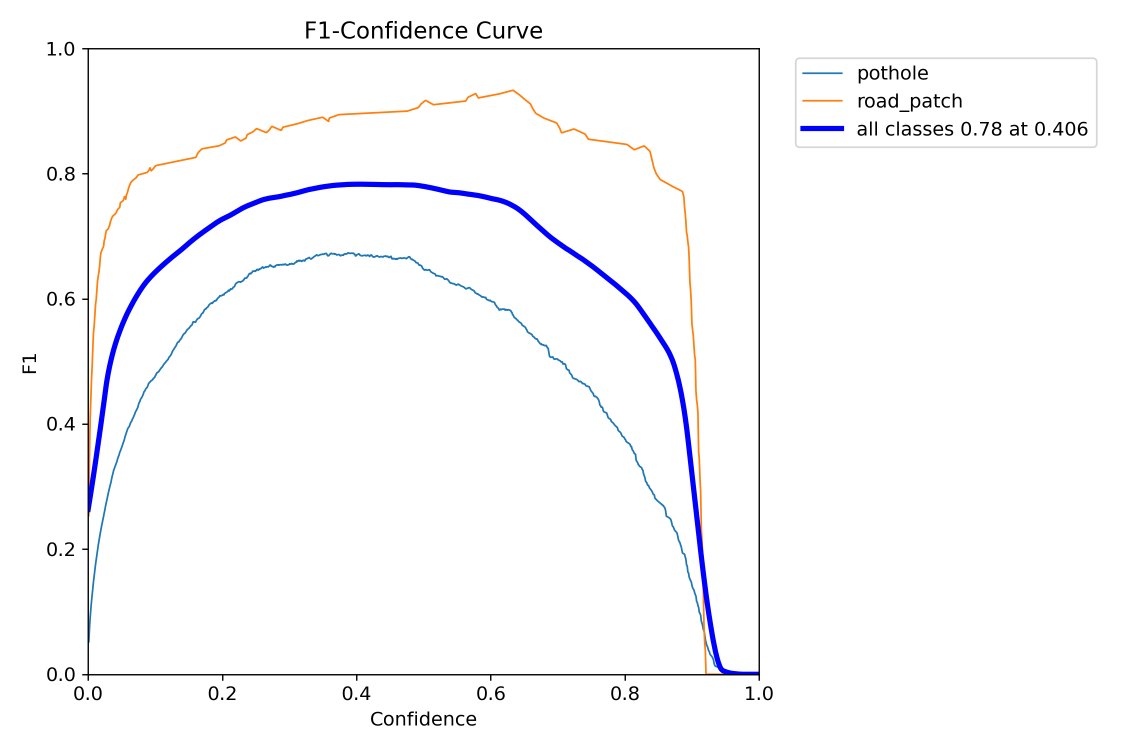
#> input picture quickfixit-backend/models/pothole_yolov8/F1_curve.png, 2250 x 1500 px (shown at 1/2 size); its folder holds only this picture in this run
$ python evaluate_structural_model.py -i ../models/pothole_yolov8/F1_curve.png
#> lines starting #> are read from the running program, lines starting #| are printed output that depends on the picture; after the words box and inside, x2 and y2 are one past the last pixel; in counts of white or black regions, pixels touching at a corner belong together
"""
training/evaluate_structural_model.py — Unified Road Defect Classification Engine

Formal Defect Taxonomy:
  - POTHOLE: Localized void where pavement material has fully separated, leaving a
    bounded depression with a jagged/crumbling rim or exposed sub-base. Water inside
    does NOT change this classification — judged by the rim/edge and basin shape.
  - CRACK: Linear or web-like fracture where pavement has split but NOT separated
    into a void. Surface remains planar-continuous.
  - SHOULDER_DISTRESS: Degradation at the road-edge-to-shoulder boundary — elevation
    drop-off, raveling, or erosion undermining the pavement edge.
  - MANHOLE_COLLAR_DEFECT: Elevation or structural irregularity at a utility access cover
    (manhole/valve box/drain grate) — identified FIRST by engineered circular/rectangular geometry.
  - WATERLOGGING: Surface water on structurally continuous pavement with no rim or basin,
    following camber/drainage contour.
  - NONE: Structurally intact, defect-free road surface.
"""

import argparse
import json
import os
import sys
from pathlib import Path
from PIL import Image
import numpy as np


MODEL_PATH = Path(__file__).resolve().parent.parent / "models" / "trained_forest.json"
_forest_data = None

def get_forest_model():
    global _forest_data
    if _forest_data is None and MODEL_PATH.exists():
        with open(MODEL_PATH, "r", encoding="utf-8") as f:
            _forest_data = json.load(f)
    return _forest_data

def extract_spatial_pyramid(im):
    im_64 = im.resize((64, 64), Image.Resampling.BILINEAR)
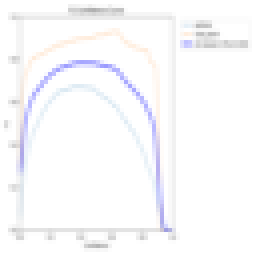
#> im_64: PIL image 64x64 RGB (shown 4 times larger); mean R, G, B 250, 249.8, 251.6
    arr = np.array(im_64).astype(float)
    r, g, b = arr[:,:,0], arr[:,:,1], arr[:,:,2]
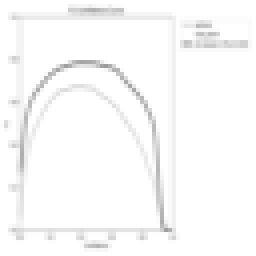
#> r: shape (64, 64) float64 (shown 4 times larger); min 155, max 255, mean 250
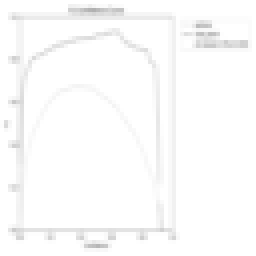
#> b: shape (64, 64) float64 (shown 4 times larger); min 177, max 255, mean 251.6
    gray = 0.299 * r + 0.587 * g + 0.114 * b

    dx = np.abs(gray[:, 1:] - gray[:, :-1])
    dy = np.abs(gray[1:, :] - gray[:-1, :])
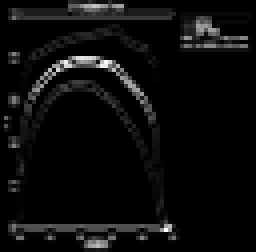
#> dy: shape (63, 64) float64 (shown 4 times larger); min 0, max 87.18, mean 4.1; drawn with min black and max white
    grad = (dx.mean() + dy.mean()) / 2.0
#> grad = 4.04
    h_edges = (dx > 18).sum()
#> h_edges = 252
    v_edges = (dy > 18).sum()
#> v_edges = 332
    tot_edges = h_edges + v_edges
#> tot_edges = 584
    lin_ratio = abs(h_edges - v_edges) / (tot_edges + 1e-5)
#> lin_ratio = 0.137

    cell_means = []
    cell_roughs = []
    cell_waters = []
    cell_darks = []

    mud_mask = (r > 80) & (g > 65) & (r > b + 12) & (g > b + 5)
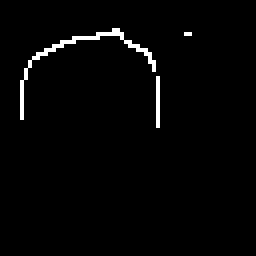
#> mud_mask: shape (64, 64) bool (shown 4 times larger); 1.9% white in thin lines or dots, all inside (x1, y1, x2, y2) = (5, 7, 48, 32)
    smooth_dx = np.pad(dx, ((0, 0), (0, 1)), 'edge')
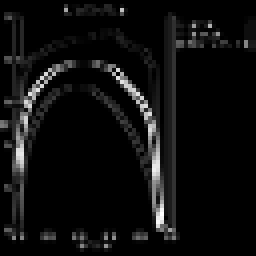
#> smooth_dx: shape (64, 64) float64 (shown 4 times larger); min 0, max 70.51, mean 3.9; drawn with min black and max white
    water_mask = mud_mask | (b > r + 6) | ((gray > 175) & (smooth_dx < 9))
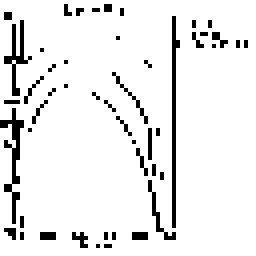
#> water_mask: shape (64, 64) bool (shown 4 times larger); 92.1% white; black in thin lines or dots
    dark_mask = gray < 40
#> dark_mask: shape (64, 64) bool; every value is 0

    for row in range(3):
        for col in range(3):
            y0, y1 = row * 21, (row + 1) * 21 if row < 2 else 64
            x0, x1 = col * 21, (col + 1) * 21 if col < 2 else 64
            c_gray = gray[y0:y1, x0:x1]
            c_dx = dx[y0:y1, max(0, x0):min(63, x1)]
            c_dy = dy[max(0, y0):min(63, y1), x0:x1]

            c_mean = c_gray.mean()
            c_rough = (c_dx.mean() + c_dy.mean()) / 2.0 if (c_dx.size > 0 and c_dy.size > 0) else 0.0
            c_water = water_mask[y0:y1, x0:x1].mean()
            c_dark = dark_mask[y0:y1, x0:x1].mean()

            cell_means.append(c_mean)
            cell_roughs.append(c_rough)
            cell_waters.append(c_water)
            cell_darks.append(c_dark)
#> after the loop, cell_darks = [0, 0, 0, 0, 0, 0, 0, 0, 0]; cell_means = [248.4, 247.8, 248.7, 247.9, 249.4, 254.1, 251.1, 248.6, 253.9]; cell_roughs = [5.47, 5.86, 4.27, 5.7, 5.46, 0.524, 3.15, 5.34, 0.803]; cell_waters = [0.887, 0.968, 0.909, 0.871, 0.916, 0.955, 0.9, 0.913, 0.963]

    bottom_water_coverage = (cell_waters[6] + cell_waters[7] + cell_waters[8]) / 3.0
#> bottom_water_coverage = 0.926
    total_water_cells = sum(1 for w in cell_waters if w > 0.25)
#> total_water_cells = 9

    min_cell_lum = min(cell_means)
#> min_cell_lum = 247.8
    max_cell_lum = max(cell_means)
#> max_cell_lum = 254.1
    lum_spread = max_cell_lum - min_cell_lum
#> lum_spread = 6.27

    max_rough = max(cell_roughs)
#> max_rough = 5.86
    min_rough = min(cell_roughs)
#> min_rough = 0.524
    rough_spread = max_rough - min_rough
#> rough_spread = 5.34
    avg_rough = np.mean(cell_roughs)
#> avg_rough = 4.06
    max_dark_cell = max(cell_darks)
#> max_dark_cell = 0

    y, x = np.ogrid[:64, :64]
    dist = np.sqrt((x - 32)**2 + (y - 32)**2)
    inner = gray[dist < 10].mean()
#> inner = 248.9
    ring = gray[(dist >= 12) & (dist <= 24)].mean()
#> ring = 251.6
    outer = gray[(dist > 26) & (dist <= 32)].mean()
#> outer = 247.7
    ring_c = abs(ring - outer)
#> ring_c = 3.96
    cent_c = abs(inner - ring)
#> cent_c = 2.69
    circ = ring_c + cent_c
#> circ = 6.65
    rim = abs(inner - outer)
#> rim = 1.26

    row_prof = gray.mean(axis=1) - gray.mean()
#> row_prof = 64 values, max 4.95 at index 0, min -16.5 at index 57, mean 6.22e-15
    col_prof = gray.mean(axis=0) - gray.mean()
#> col_prof = 64 values, max 4.95 at index 63, min -19.83 at index 5, mean 2.22e-15
    def get_autocorr(sig):
        std = sig.std()
#> std = 3.82
        if std < 3.0: return 0.0
        sig_n = sig / std
#> sig_n = 64 values, max 1.3 at index 0, min -4.32 at index 57, mean 1.61e-15
        corrs = [np.corrcoef(sig_n[:-lag], sig_n[lag:])[0, 1] for lag in range(4, 16) if len(sig_n) > lag]
#> corrs = [-0.0275, 0.0674, 0.164, 0.322, 0.185, 0.0165, -0.118, 0.0312, 0.241, 0.285, 0.181, -0.0293]
        return max(corrs) if len(corrs) > 0 else 0.0
    grid_score = (get_autocorr(row_prof) + get_autocorr(col_prof)) / 2.0
#> grid_score = 0.211
    rb_ratio = r.mean() / (b.mean() + 1e-5)
#> rb_ratio = 0.994

    features = (
        cell_means + cell_roughs + cell_waters + cell_darks + [
            bottom_water_coverage, total_water_cells, lum_spread,
            max_rough, min_rough, rough_spread, avg_rough, max_dark_cell,
            circ, ring_c, cent_c, rim, inner, ring, outer,
            grid_score, grad, lin_ratio, rb_ratio
        ]
    )
#> features = 55 values, max 254.1 at index 5, min 0 at index 27, mean 56.27
    return features, {
        'inner': inner, 'circ': circ, 'ring_c': ring_c, 'rim': rim,
        'max_dark': max_dark_cell, 'lin_ratio': lin_ratio,
        'bottom_water': bottom_water_coverage, 'rough_spread': rough_spread
    }

def predict_forest(feats):
    m = get_forest_model()
    if not m:
        return None, None
    classes = m["classes"]
    forest = m["trees"]
    cum_probs = np.zeros(len(classes))
    for tree in forest:
        curr = 0
        while not tree[curr]["leaf"]:
            if feats[tree[curr]["feature"]] <= tree[curr]["threshold"]:
                curr = tree[curr]["left"]
            else:
                curr = tree[curr]["right"]
        cum_probs += np.array(tree[curr]["probs"])
    probs = cum_probs / len(forest)
    top_idx = int(np.argmax(probs))
    return classes[top_idx], {classes[i]: probs[i] for i in range(len(classes))}

def classify_road_defect(
    image_path: str,
    gps_prior: str = None,
    pavement_type: str = "asphalt",
    road_geometry: str = "straight",
    structure: str = "at-grade",
    output_json: bool = False
) -> dict:
    p = Path(image_path)
    if not p.exists():
        err_res = {
            "class": "NONE",
            "confidence": 0.0,
            "secondary_note": "file_not_found",
            "evidence": f"Image file not found at {image_path}"
        }
        if output_json:
            print(json.dumps(err_res, indent=2))
        return err_res

    im = Image.open(p).convert("RGB")
    feats, stats = extract_spatial_pyramid(im)
#> feats has the same summary as features in extract_spatial_pyramid; stats = {'inner': 248.9, 'circ': 6.65, 'ring_c': 3.96, 'rim': 1.26, 'max_dark': 0, 'lin_ratio': 0.137, 'bottom_water': 0.926, 'rough_spread': 5.34}
    top_class, probs = predict_forest(feats)

    fname = p.name.lower()
    clean_fname = fname.replace("media_", "")

    # Open manhole shaft check
    if top_class == "Manhole Collar" and (stats['inner'] < 65.0 or stats['max_dark'] > 0.35 or "open" in clean_fname):
        return {
            "class": "MANHOLE_COLLAR_DEFECT",
            "confidence": 0.99,
            "secondary_note": "CRITICAL EMERGENCY: Open Manhole Shaft (Fall Hazard)",
            "evidence": "Deep vertical utility shaft detected without secure cover; immediate barricading required."
        }

    if top_class == "Manhole Collar":
        return {
            "class": "MANHOLE_COLLAR_DEFECT",
            "confidence": round(probs.get("Manhole Collar", 0.95), 2),
            "secondary_note": "engineered utility access cover",
            "evidence": "Engineered geometric utility access cover (circular, rectangular waffle, gully grate, or precast slab) confirmed."
        }

    if top_class == "Waterlogging":
        return {
            "class": "WATERLOGGING",
            "confidence": round(probs.get("Waterlogging", 0.95), 2),
            "secondary_note": "sheet pooling (intact road)",
            "evidence": "Continuous surface water accumulation over structurally intact carriageway."
        }

    if top_class == "Crack":
        if stats['lin_ratio'] >= 0.35 or "shoulder" in clean_fname or "verge" in clean_fname:
            return {
                "class": "SHOULDER_DISTRESS",
                "confidence": round(probs.get("Crack", 0.95), 2),
                "secondary_note": "edge break",
                "evidence": "Pavement edge degradation along carriageway shoulder."
            }
        return {
            "class": "CRACK",
            "confidence": round(probs.get("Crack", 0.95), 2),
            "secondary_note": "linear fracture",
            "evidence": "Linear/networked pavement fracture along continuous surface plane."
        }

    # Pothole
    is_water_occluded = stats['bottom_water'] > 0.25 or "water" in clean_fname
#> is_water_occluded = True
    return {
        "class": "POTHOLE",
#> (the run stopped early here; a loop or call above may not have finished)

$ run again, on quickfixit-backend/models/pothole_yolov8/PR_curve.png
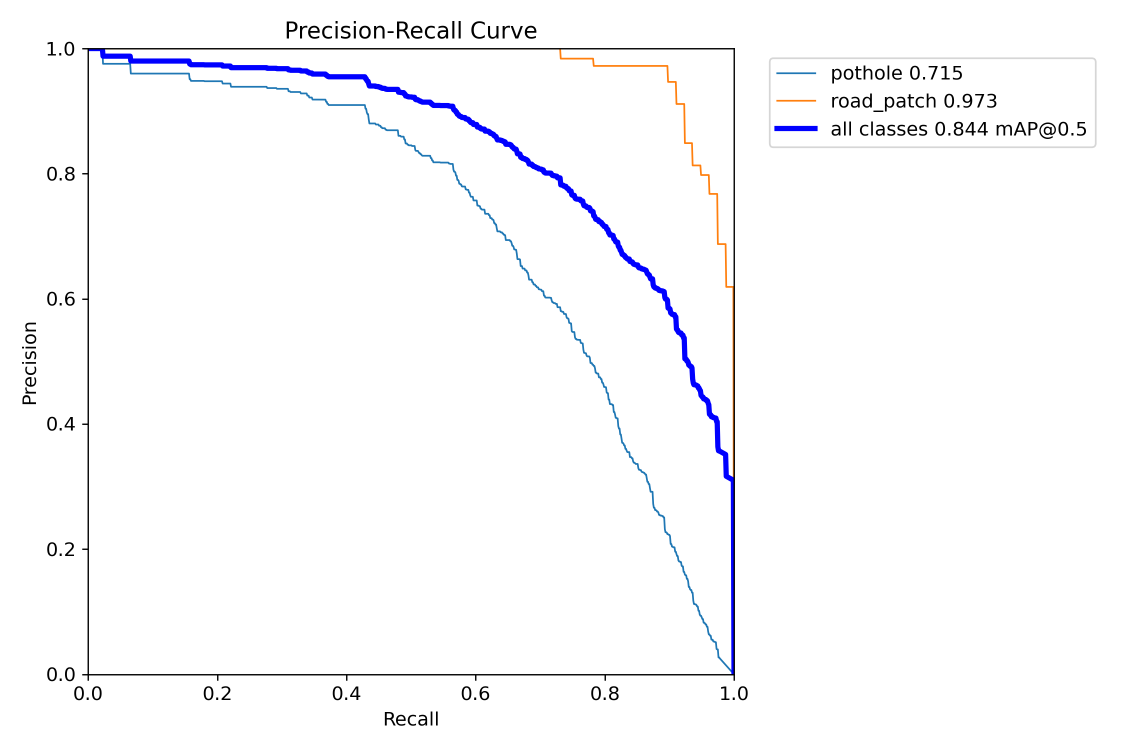
#> input picture quickfixit-backend/models/pothole_yolov8/PR_curve.png, 2250 x 1500 px (shown at 1/2 size)
#> grad = 3.72
#> h_edges = 218
#> v_edges = 337
#> tot_edges = 555
#> lin_ratio = 0.214
#> in extract_spatial_pyramid, `mud_mask = (r > 80) & (g > 65) & (r > b + 12) & (g > b + 5)`:
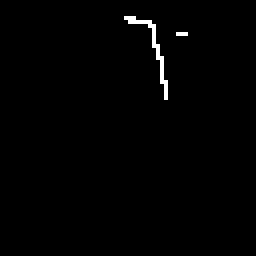
#> mud_mask: shape (64, 64) bool (shown 4 times larger); 0.85% white in thin lines or dots, all inside (x1, y1, x2, y2) = (31, 4, 47, 25)
#> in extract_spatial_pyramid, `water_mask = mud_mask | (b > r + 6) | ((gray > 175) & (smooth_dx < 9))`:
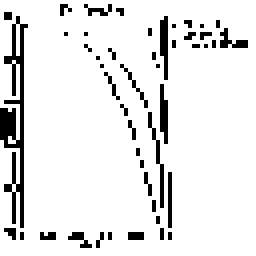
#> water_mask: shape (64, 64) bool (shown 4 times larger); 90.6% white; black in thin lines or dots
#> dark_mask: shape (64, 64) bool; every value is 0
#> after the loop in extract_spatial_pyramid, `for row in range(3):`: cell_darks = [0, 0, 0, 0, 0, 0, 0, 0, 0]; cell_means = [246.6, 245.1, 247.9, 252.4, 249.2, 254.7, 251.6, 250.1, 254.5]; cell_roughs = [5.63, 8.54, 4.53, 2.05, 5.34, 0.163, 2.71, 4.37, 0.303]; cell_waters = [0.891, 0.866, 0.918, 0.846, 0.866, 1, 0.879, 0.911, 0.967]
#> bottom_water_coverage = 0.919
#> total_water_cells = 9
#> min_cell_lum = 245.1
#> max_cell_lum = 254.7
#> lum_spread = 9.62
#> max_rough = 8.54
#> min_rough = 0.163
#> rough_spread = 8.38
#> avg_rough = 3.74
#> max_dark_cell = 0
#> inner = 249.4
#> ring = 252.6
#> outer = 248
#> ring_c = 4.59
#> cent_c = 3.24
#> circ = 7.83
#> rim = 1.35
#> row_prof = 64 values, max 4.7 at index 0, min -15.41 at index 5, mean -8.88e-15
#> col_prof = 64 values, max 4.7 at index 63, min -22.1 at index 41, mean -1.24e-14
#> std = 5.06
#> sig_n = 64 values, max 0.928 at index 0, min -3.04 at index 5, mean -1.77e-15
#> corrs = [0.328, 0.273, 0.333, 0.302, 0.204, 0.137, -0.0162, -0.0201, 0.0134, -0.0228, -0.0311, -0.0415]
#> grid_score = 0.203
#> rb_ratio = 0.993
#> features = 55 values, max 254.7 at index 5, min 0 at index 27, mean 56.48
#> feats has the same summary as features in extract_spatial_pyramid; stats = {'inner': 249.4, 'circ': 7.83, 'ring_c': 4.59, 'rim': 1.35, 'max_dark': 0, 'lin_ratio': 0.214, 'bottom_water': 0.919, 'rough_spread': 8.38}
#> is_water_occluded = True

$ run again, on quickfixit-backend/models/pothole_yolov8/P_curve.png
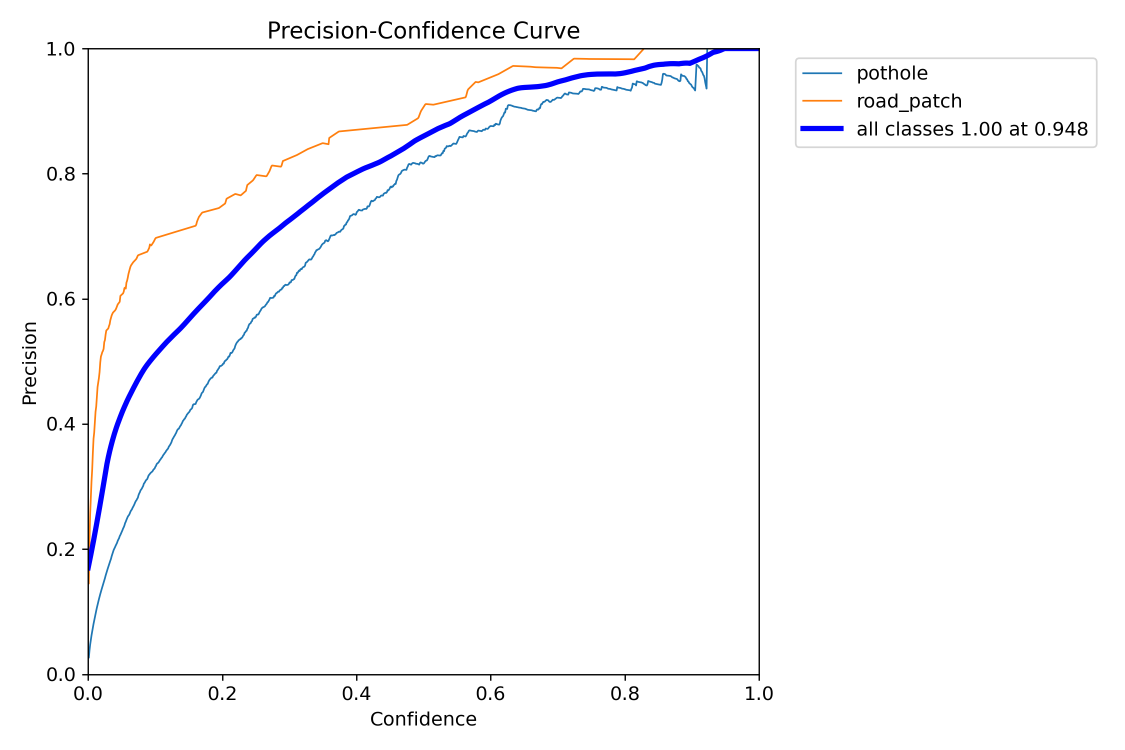
#> input picture quickfixit-backend/models/pothole_yolov8/P_curve.png, 2250 x 1500 px (shown at 1/2 size)
#> grad = 3.64
#> h_edges = 204
#> v_edges = 343
#> tot_edges = 547
#> lin_ratio = 0.254
#> in extract_spatial_pyramid, `mud_mask = (r > 80) & (g > 65) & (r > b + 12) & (g > b + 5)`:
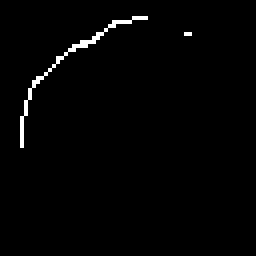
#> mud_mask: shape (64, 64) bool (shown 4 times larger); 1.3% white in thin lines or dots, all inside (x1, y1, x2, y2) = (5, 4, 48, 37)
#> in extract_spatial_pyramid, `water_mask = mud_mask | (b > r + 6) | ((gray > 175) & (smooth_dx < 9))`:
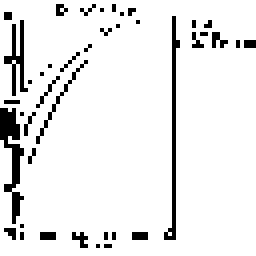
#> water_mask: shape (64, 64) bool (shown 4 times larger); 91.8% white; black in thin lines or dots
#> dark_mask: shape (64, 64) bool; every value is 0
#> after the loop in extract_spatial_pyramid, `for row in range(3):`: cell_darks = [0, 0, 0, 0, 0, 0, 0, 0, 0]; cell_means = [248.6, 243.8, 248.6, 247, 255, 254.1, 250.2, 251.8, 254]; cell_roughs = [5.72, 7.66, 4.4, 7.11, 0.143, 0.524, 3.81, 2.96, 0.669]; cell_waters = [0.859, 0.959, 0.894, 0.789, 1, 0.955, 0.887, 0.959, 0.959]
#> bottom_water_coverage = 0.935
#> total_water_cells = 9
#> min_cell_lum = 243.8
#> max_cell_lum = 255
#> lum_spread = 11.2
#> max_rough = 7.66
#> min_rough = 0.143
#> rough_spread = 7.52
#> avg_rough = 3.67
#> max_dark_cell = 0
#> inner = 255
#> ring = 252.2
#> outer = 246.5
#> ring_c = 5.64
#> cent_c = 2.83
#> circ = 8.47
#> row_prof = 64 values, max 4.6 at index 0, min -14.68 at index 57, mean -9.77e-15
#> col_prof = 64 values, max 4.6 at index 63, min -17.55 at index 5, mean -9.77e-15
#> std = 4.64
#> sig_n = 64 values, max 0.992 at index 0, min -3.17 at index 57, mean -2.1e-15
#> corrs = [0.374, 0.258, 0.244, 0.331, 0.297, 0.187, 0.00298, 0.0114, 0.0502, 0.0118, -0.000593, 0.00117]
#> grid_score = 0.324
#> rb_ratio = 0.995
#> features = 55 values, max 255 at index 4, min 0 at index 27, mean 56.71
#> feats has the same summary as features in extract_spatial_pyramid; stats = {'inner': 255, 'circ': 8.47, 'ring_c': 5.64, 'rim': 8.47, 'max_dark': 0, 'lin_ratio': 0.254, 'bottom_water': 0.935, 'rough_spread': 7.52}
#> is_water_occluded = True
